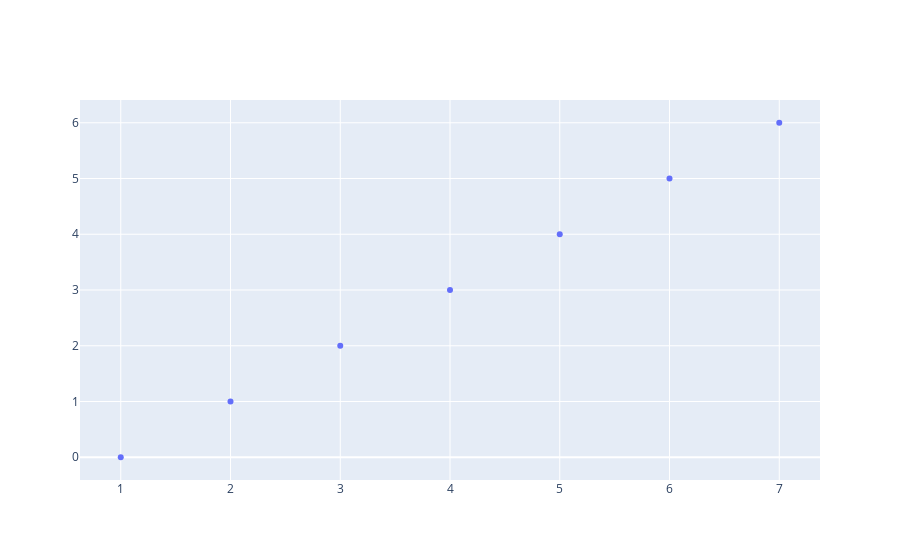

Notebook code for this chart:
### Code cell
fig

### Figure 1 — Plotly figure (JSON) as saved in the notebook; plotly's stock layout.template omitted (floating-point values rounded to 4 significant figures)
{"data": [{"mode": "markers", "type": "scatter", "x": [1, 2, 3, 4, 5, 6, 7]}], "layout": {"autosize": true, "xaxis": {"autorange": true, "range": [0.6216, 7.378], "type": "linear"}, "yaxis": {"autorange": true, "range": [-0.4951, 6.495]}}}
